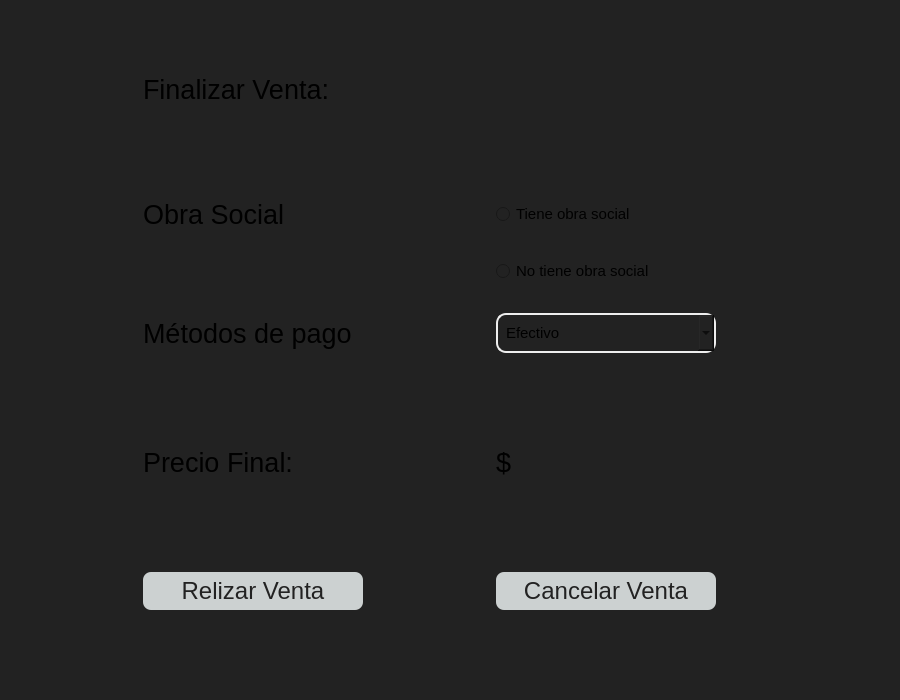
<?xml version="1.0" encoding="UTF-8"?>
<ui version="4.0">
 <class>MainWindow</class>
 <widget class="QMainWindow" name="MainWindow">
  <property name="geometry">
   <rect>
    <x>0</x>
    <y>0</y>
    <width>900</width>
    <height>700</height>
   </rect>
  </property>
  <property name="minimumSize">
   <size>
    <width>900</width>
    <height>700</height>
   </size>
  </property>
  <property name="maximumSize">
   <size>
    <width>900</width>
    <height>700</height>
   </size>
  </property>
  <property name="windowTitle">
   <string>MainWindow</string>
  </property>
  <property name="styleSheet">
   <string notr="true">background-color: #222;
color: &quot;#eee&quot;</string>
  </property>
  <widget class="QWidget" name="centralwidget">
   <widget class="QWidget" name="formWidget" native="true">
    <property name="geometry">
     <rect>
      <x>40</x>
      <y>10</y>
      <width>781</width>
      <height>601</height>
     </rect>
    </property>
    <layout class="QGridLayout" name="gridLayout_2">
     <property name="bottomMargin">
      <number>1</number>
     </property>
     <property name="spacing">
      <number>30</number>
     </property>
     <item row="1" column="1">
      <widget class="QRadioButton" name="obra_si">
       <property name="font">
        <font>
         <family>Arial</family>
         <pointsize>11</pointsize>
        </font>
       </property>
       <property name="text">
        <string>Tiene obra social</string>
       </property>
      </widget>
     </item>
     <item row="5" column="1">
      <widget class="QComboBox" name="metodo_pago_cb">
       <property name="font">
        <font>
         <family>Arial</family>
         <pointsize>11</pointsize>
        </font>
       </property>
       <property name="styleSheet">
        <string notr="true">background-color:'#222'; 
color: '#eee'; 
padding: 8px;
border-radius: 10px;
border: 2px solid #eee</string>
       </property>
       <item>
        <property name="text">
         <string>Efectivo</string>
        </property>
       </item>
       <item>
        <property name="text">
         <string>Transferencia</string>
        </property>
       </item>
       <item>
        <property name="text">
         <string>Tarjeta de debito</string>
        </property>
       </item>
       <item>
        <property name="text">
         <string>Tarjeta de credito</string>
        </property>
       </item>
      </widget>
     </item>
     <item row="0" column="0">
      <widget class="QLabel" name="title">
       <property name="font">
        <font>
         <family>Arial</family>
         <pointsize>20</pointsize>
        </font>
       </property>
       <property name="styleSheet">
        <string notr="true"/>
       </property>
       <property name="text">
        <string>Finalizar Venta:</string>
       </property>
      </widget>
     </item>
     <item row="1" column="0">
      <widget class="QLabel" name="obra_social">
       <property name="maximumSize">
        <size>
         <width>16777215</width>
         <height>30</height>
        </size>
       </property>
       <property name="font">
        <font>
         <family>Arial</family>
         <pointsize>20</pointsize>
         <underline>false</underline>
        </font>
       </property>
       <property name="text">
        <string>Obra Social</string>
       </property>
      </widget>
     </item>
     <item row="5" column="0">
      <widget class="QLabel" name="label_2">
       <property name="font">
        <font>
         <family>Arial</family>
         <pointsize>20</pointsize>
         <underline>false</underline>
         <kerning>true</kerning>
        </font>
       </property>
       <property name="text">
        <string>Métodos de pago</string>
       </property>
      </widget>
     </item>
     <item row="8" column="1">
      <widget class="QPushButton" name="cancelar_vta_btn">
       <property name="minimumSize">
        <size>
         <width>220</width>
         <height>38</height>
        </size>
       </property>
       <property name="maximumSize">
        <size>
         <width>220</width>
         <height>38</height>
        </size>
       </property>
       <property name="font">
        <font>
         <family>Arial</family>
         <pointsize>18</pointsize>
        </font>
       </property>
       <property name="cursor">
        <cursorShape>PointingHandCursor</cursorShape>
       </property>
       <property name="styleSheet">
        <string notr="true">background-color:#ccd1d1; color: #222; border-radius: 8px;
padding: 4px</string>
       </property>
       <property name="text">
        <string>Cancelar Venta</string>
       </property>
      </widget>
     </item>
     <item row="7" column="0">
      <widget class="QLabel" name="label">
       <property name="font">
        <font>
         <family>Arial</family>
         <pointsize>20</pointsize>
        </font>
       </property>
       <property name="text">
        <string>Precio Final:</string>
       </property>
      </widget>
     </item>
     <item row="7" column="1">
      <widget class="QLabel" name="precio_final_lbl">
       <property name="font">
        <font>
         <family>Arial</family>
         <pointsize>20</pointsize>
        </font>
       </property>
       <property name="text">
        <string>$</string>
       </property>
      </widget>
     </item>
     <item row="8" column="0">
      <widget class="QPushButton" name="realizar_vta_btn">
       <property name="minimumSize">
        <size>
         <width>220</width>
         <height>38</height>
        </size>
       </property>
       <property name="maximumSize">
        <size>
         <width>220</width>
         <height>38</height>
        </size>
       </property>
       <property name="font">
        <font>
         <family>Arial</family>
         <pointsize>18</pointsize>
        </font>
       </property>
       <property name="cursor">
        <cursorShape>PointingHandCursor</cursorShape>
       </property>
       <property name="styleSheet">
        <string notr="true">background-color:#ccd1d1; color: #222; border-radius: 8px;
padding: 4px</string>
       </property>
       <property name="text">
        <string>Relizar Venta</string>
       </property>
      </widget>
     </item>
     <item row="2" column="1">
      <widget class="QRadioButton" name="obra_no">
       <property name="font">
        <font>
         <family>Arial</family>
         <pointsize>11</pointsize>
        </font>
       </property>
       <property name="text">
        <string>No tiene obra social</string>
       </property>
      </widget>
     </item>
    </layout>
   </widget>
  </widget>
  <widget class="QMenuBar" name="menubar">
   <property name="geometry">
    <rect>
     <x>0</x>
     <y>0</y>
     <width>900</width>
     <height>26</height>
    </rect>
   </property>
  </widget>
  <widget class="QStatusBar" name="statusbar"/>
 </widget>
 <resources/>
 <connections/>
</ui>
